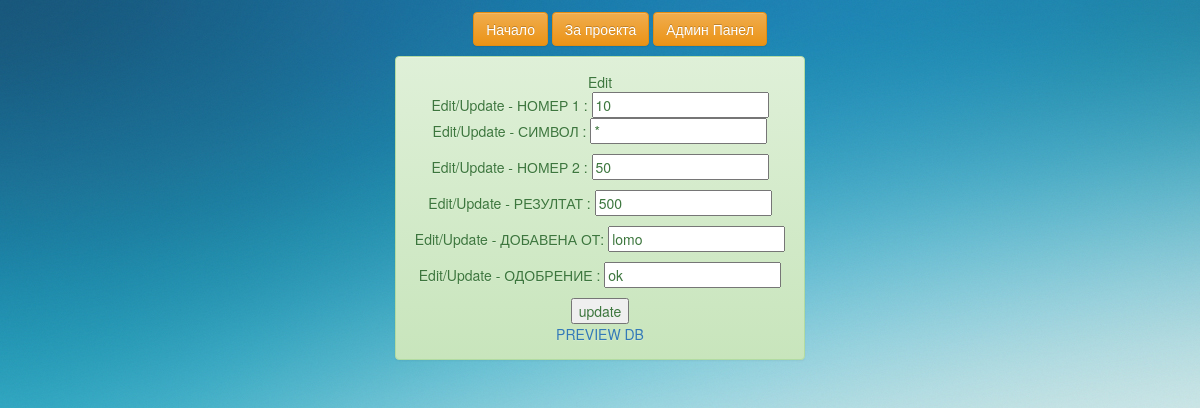
/project_31_mart/update.php?id=2, run on the app's committed database.
### tables this page shows
CREATE TABLE `lvl3` (
  `id_math` int(11) NOT NULL,
  `number_1` int(11) NOT NULL,
  `symbol` varchar(100) NOT NULL,
  `number_2` int(11) NOT NULL,
  `result` varchar(100) NOT NULL,
  `added_by` varchar(100) NOT NULL,
  `approve` varchar(100) DEFAULT 'wait',
  `date_deleted` date DEFAULT NULL
);

### project_31_mart/update.php (the view, shortened to what this page needs)
<?php
include_once('includes/header.php');
	?>
<?php
$conn = mysqli_connect('localhost', 'root', '', 'math');
if(empty($_POST['submit'])){
	$id = $_GET['id'];
	$q = "SELECT * FROM lvl3 WHERE id_math = $id";
	$res = mysqli_query($conn, $q);
	$row = mysqli_fetch_assoc($res);
	echo "<div class='row'>
	<div class='alert alert-success col-xs-4
		col-xs-offset-4 text-center'>";
	echo "<p>Edit </p>";
	echo "<form action='update.php' method='post'>";
echo "Edit/Update - НОМЕР 1 : ";
	echo "<input type='number' name='number_1' value='".$row['number_1']."'>";
echo "<p>Edit/Update - СИМВОЛ : ";
	echo "<input type='text' name='symbol' value='".$row['symbol']."'></p>";
echo "<p>Edit/Update - НОМЕР 2 : ";
	echo "<input type='number' name='number_2' value='".$row['number_2']."'></p>";
echo "<p>Edit/Update - РЕЗУЛТАТ : ";
	echo "<input type='text' name='result' value='".$row['result']."'></p>";
echo "<p>Edit/Update - ДОБАВЕНА ОТ: ";
	echo "<input type='text' name='added_by' value='".$row['added_by']."'></p>";
echo "<p>Edit/Update - ОДОБРЕНИЕ : ";
	echo "<input type='text' name='approve' value='".$row['approve']."'></p>";
	echo "<input type='submit' name='submit' value='update'>";
	echo "</form>";
	echo "<a href='read.php'>PREVIEW DB</a>";
	echo "</div></div>";
}
?>

### project_31_mart/css/style.css (style rules this page uses)
body,html,div { margin:0; padding: 0; }
body { background-image: url(img/bg_index.jpg); background-repeat: ; }
a { text-decoration: none; }

### data on the page
lvl3: number_1 "10", symbol "*", number_2 "50", result "500", added_by "lomo", approve "ok"
